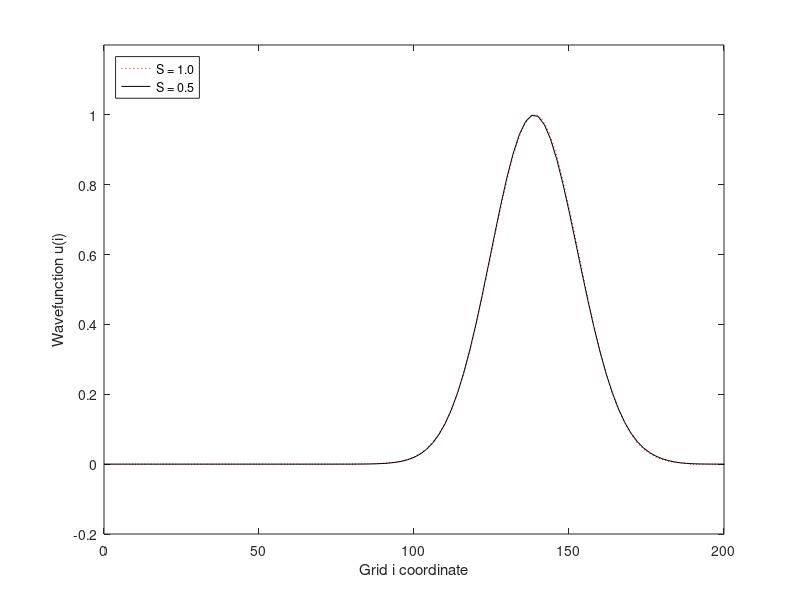

MATLAB code to generate this figure:
S = 1;
S1 = .5;

delta = 14;
mi = 50;

dx = 1;
dx1 = dx / S1;

x = 0:dx:200;
x1 = 0:dx1:200;

u = zeros(1, (200 / dx) + 1);
u1 = zeros(1, (200 / dx) + 1);

us = exp((-1 / 2) * ((x - mi) / delta).^2) ./ (delta * sqrt( 2 * pi));
us1 = exp((-1 / 2) * ((x - mi) / delta).^2) ./ (delta * sqrt( 2 * pi));

us = us / max(us);
us1 = us1 / max(us1);

u(1, 1) = us(1);
u1(1, 1) = us1(1);

n = 2;
n1 = 2;

while 1
    u(n, 1) = us(n);
    u1(n1, 1) = us1(n1);
    for i = 2:(200 / dx)
        u(n + 1, i) = (S^2 * (u(n, i + 1) - 2 *u(n, i) + u(n, i - 1))) + 2 * u(n, i) - u(n - 1, i);
    end
    for i = 2:(200 / dx1)
        u1(n1 + 1, i) = (S1^2 * (u1(n1, i + 1) - 2 *u1(n1, i) + u1(n1, i - 1))) + 2 * u1(n1, i) - u1(n1 - 1, i);
    end
    
    plot(x, u(n, :), 'r:', x / S1, u1(n1, :), 'black-')
    xlabel('Grid i coordinate')
    ylabel('Wavefunction u(i)')
    xticks([0 50 100 150 200])
    legend({'S = 1.0', 'S = 0.5'}, 'Location', 'northwest')
    
    axis([0 200 -0.2 1.2])
    
    if (n == 190 / dx)
        if (n1 >= (160 / dx) * S1)
            pause(1);
            break;
        else
            n1 = n1 - 1;
        end
    else
       n = n + 1;
       n1 = n1 + 1; 
    end
    pause(.01);
end
